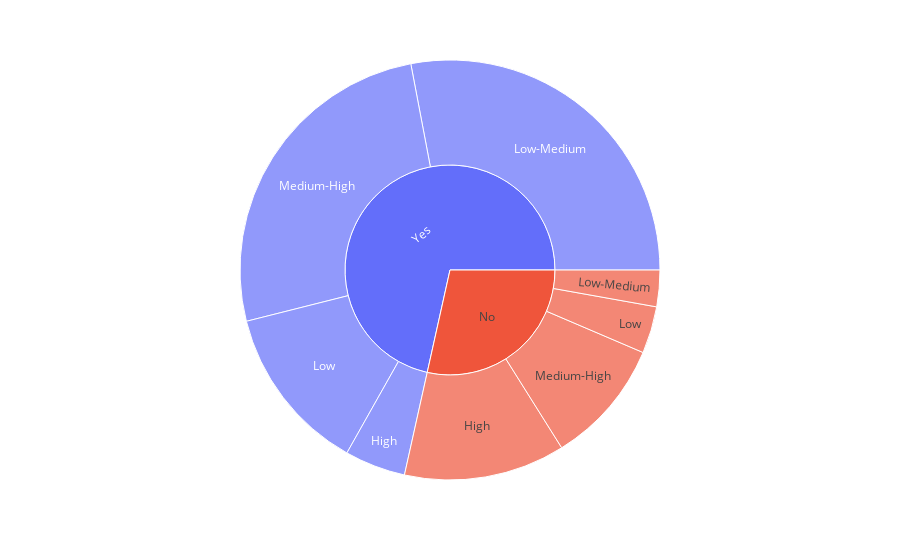

The code cell stored with this chart in its notebook:
### Code cell
fig = px.sunburst(df, path=["Children", "Income_Divide"])
fig.show()

### Figure 1 — Plotly figure (JSON) as saved in the notebook; plotly's stock layout.template omitted (floating-point values rounded to 4 significant figures)
{"data": [{"branchvalues": "total", "domain": {"x": [0, 1], "y": [0, 1]}, "hovertemplate": "labels=%{label}<br>count=%{value}<br>parent=%{parent}<br>id=%{id}<extra></extra>", "ids": ["No/High", "Yes/High", "No/Low", "Yes/Low", "No/Low-Medium", "Yes/Low-Medium", "No/Medium-High", "Yes/Medium-High", "No", "Yes"], "labels": ["High", "High", "Low", "Low", "Low-Medium", "Low-Medium", "Medium-High", "Medium-High", "No", "Yes"], "name": "", "parents": ["No", "Yes", "No", "Yes", "No", "Yes", "No", "Yes", "", ""], "type": "sunburst", "values": [278, 105, 81, 289, 63, 627, 216, 581, 638, 1602]}], "layout": {"legend": {"tracegroupgap": 0}, "margin": {"t": 60}}}
